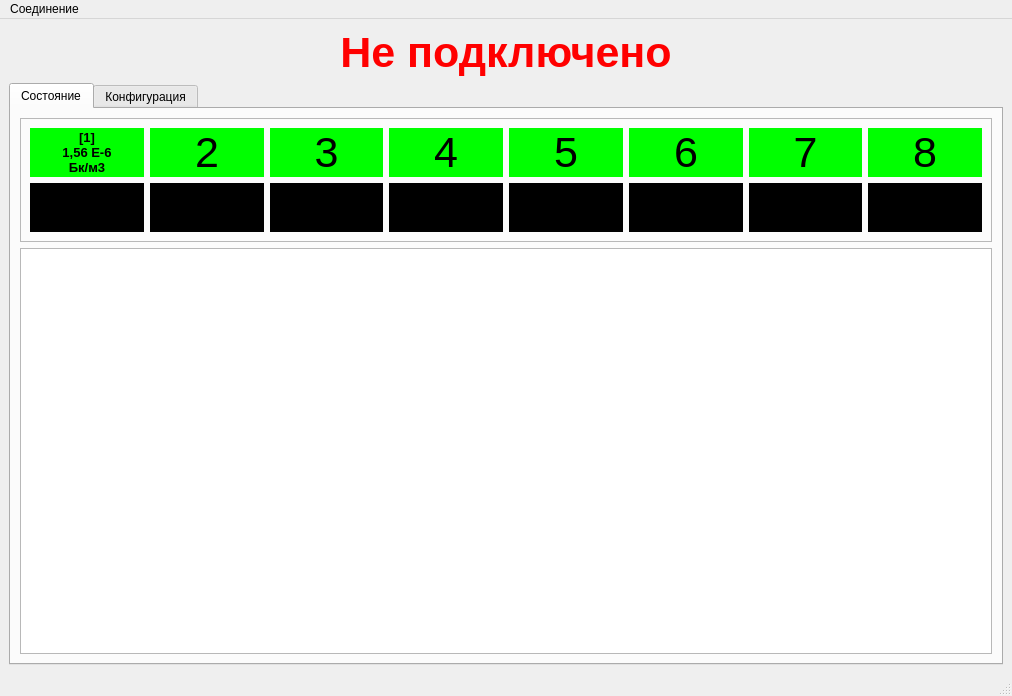
<?xml version="1.0" encoding="UTF-8"?>
<ui version="4.0">
 <class>MainWindow</class>
 <widget class="QMainWindow" name="MainWindow">
  <property name="geometry">
   <rect>
    <x>0</x>
    <y>0</y>
    <width>1012</width>
    <height>696</height>
   </rect>
  </property>
  <property name="windowTitle">
   <string>MainWindow</string>
  </property>
  <widget class="QWidget" name="centralwidget">
   <layout class="QVBoxLayout" name="verticalLayout">
    <item>
     <widget class="QLabel" name="label">
      <property name="font">
       <font>
        <pointsize>32</pointsize>
        <weight>75</weight>
        <bold>true</bold>
       </font>
      </property>
      <property name="styleSheet">
       <string notr="true">color: rgb(255, 0, 0);</string>
      </property>
      <property name="text">
       <string>Не подключено</string>
      </property>
      <property name="alignment">
       <set>Qt::AlignCenter</set>
      </property>
     </widget>
    </item>
    <item>
     <widget class="QTabWidget" name="tabWidget">
      <property name="currentIndex">
       <number>0</number>
      </property>
      <widget class="QWidget" name="tab">
       <attribute name="title">
        <string>Состояние</string>
       </attribute>
       <layout class="QVBoxLayout" name="verticalLayout_3">
        <item>
         <widget class="QFrame" name="frame">
          <property name="maximumSize">
           <size>
            <width>16777215</width>
            <height>135</height>
           </size>
          </property>
          <property name="frameShape">
           <enum>QFrame::StyledPanel</enum>
          </property>
          <property name="frameShadow">
           <enum>QFrame::Raised</enum>
          </property>
          <layout class="QVBoxLayout" name="verticalLayout_2">
           <item>
            <layout class="QHBoxLayout" name="horizontalLayout_2">
             <item>
              <widget class="QLabel" name="chan1Label">
               <property name="font">
                <font>
                 <pointsize>10</pointsize>
                 <weight>75</weight>
                 <bold>true</bold>
                </font>
               </property>
               <property name="styleSheet">
                <string notr="true">background-color: rgb(0, 255, 0);
color: rgb(0, 0, 0);</string>
               </property>
               <property name="text">
                <string>[1]&lt;br/&gt;1,56 Е-6&lt;br/&gt;Бк/м3</string>
               </property>
               <property name="alignment">
                <set>Qt::AlignCenter</set>
               </property>
              </widget>
             </item>
             <item>
              <widget class="QLabel" name="chan2Label">
               <property name="font">
                <font>
                 <pointsize>32</pointsize>
                </font>
               </property>
               <property name="styleSheet">
                <string notr="true">background-color: rgb(0, 255, 0);
color: rgb(0, 0, 0);</string>
               </property>
               <property name="text">
                <string>2</string>
               </property>
               <property name="alignment">
                <set>Qt::AlignCenter</set>
               </property>
              </widget>
             </item>
             <item>
              <widget class="QLabel" name="chan3Label">
               <property name="font">
                <font>
                 <pointsize>32</pointsize>
                </font>
               </property>
               <property name="styleSheet">
                <string notr="true">background-color: rgb(0, 255, 0);
color: rgb(0, 0, 0);</string>
               </property>
               <property name="text">
                <string>3</string>
               </property>
               <property name="alignment">
                <set>Qt::AlignCenter</set>
               </property>
              </widget>
             </item>
             <item>
              <widget class="QLabel" name="chan4Label">
               <property name="font">
                <font>
                 <pointsize>32</pointsize>
                </font>
               </property>
               <property name="styleSheet">
                <string notr="true">background-color: rgb(0, 255, 0);
color: rgb(0, 0, 0);</string>
               </property>
               <property name="text">
                <string>4</string>
               </property>
               <property name="alignment">
                <set>Qt::AlignCenter</set>
               </property>
              </widget>
             </item>
             <item>
              <widget class="QLabel" name="chan5Label">
               <property name="font">
                <font>
                 <pointsize>32</pointsize>
                </font>
               </property>
               <property name="styleSheet">
                <string notr="true">background-color: rgb(0, 255, 0);
color: rgb(0, 0, 0);</string>
               </property>
               <property name="text">
                <string>5</string>
               </property>
               <property name="alignment">
                <set>Qt::AlignCenter</set>
               </property>
              </widget>
             </item>
             <item>
              <widget class="QLabel" name="chan6Label">
               <property name="font">
                <font>
                 <pointsize>32</pointsize>
                </font>
               </property>
               <property name="styleSheet">
                <string notr="true">background-color: rgb(0, 255, 0);
color: rgb(0, 0, 0);</string>
               </property>
               <property name="text">
                <string>6</string>
               </property>
               <property name="alignment">
                <set>Qt::AlignCenter</set>
               </property>
              </widget>
             </item>
             <item>
              <widget class="QLabel" name="chan7Label">
               <property name="font">
                <font>
                 <pointsize>32</pointsize>
                </font>
               </property>
               <property name="styleSheet">
                <string notr="true">background-color: rgb(0, 255, 0);
color: rgb(0, 0, 0);</string>
               </property>
               <property name="text">
                <string>7</string>
               </property>
               <property name="alignment">
                <set>Qt::AlignCenter</set>
               </property>
              </widget>
             </item>
             <item>
              <widget class="QLabel" name="chan8Label">
               <property name="font">
                <font>
                 <pointsize>32</pointsize>
                </font>
               </property>
               <property name="styleSheet">
                <string notr="true">background-color: rgb(0, 255, 0);
color: rgb(0, 0, 0);</string>
               </property>
               <property name="text">
                <string>8</string>
               </property>
               <property name="alignment">
                <set>Qt::AlignCenter</set>
               </property>
              </widget>
             </item>
            </layout>
           </item>
           <item>
            <layout class="QHBoxLayout" name="horizontalLayout_3">
             <item>
              <widget class="QLabel" name="chan9Label">
               <property name="font">
                <font>
                 <pointsize>32</pointsize>
                </font>
               </property>
               <property name="styleSheet">
                <string notr="true">background-color: rgb(0, 0, 0);
color: rgb(0, 0, 0);</string>
               </property>
               <property name="text">
                <string>9</string>
               </property>
               <property name="alignment">
                <set>Qt::AlignCenter</set>
               </property>
              </widget>
             </item>
             <item>
              <widget class="QLabel" name="chan10Label">
               <property name="font">
                <font>
                 <pointsize>32</pointsize>
                </font>
               </property>
               <property name="styleSheet">
                <string notr="true">background-color: rgb(0, 0, 0);
color: rgb(0, 0, 0);</string>
               </property>
               <property name="text">
                <string>10</string>
               </property>
               <property name="alignment">
                <set>Qt::AlignCenter</set>
               </property>
              </widget>
             </item>
             <item>
              <widget class="QLabel" name="chan11Label">
               <property name="font">
                <font>
                 <pointsize>32</pointsize>
                </font>
               </property>
               <property name="styleSheet">
                <string notr="true">background-color: rgb(0, 0, 0);
color: rgb(0, 0, 0);</string>
               </property>
               <property name="text">
                <string>11</string>
               </property>
               <property name="alignment">
                <set>Qt::AlignCenter</set>
               </property>
              </widget>
             </item>
             <item>
              <widget class="QLabel" name="chan12Label">
               <property name="font">
                <font>
                 <pointsize>32</pointsize>
                </font>
               </property>
               <property name="styleSheet">
                <string notr="true">background-color: rgb(0, 0, 0);
color: rgb(0, 0, 0);</string>
               </property>
               <property name="text">
                <string>12</string>
               </property>
               <property name="alignment">
                <set>Qt::AlignCenter</set>
               </property>
              </widget>
             </item>
             <item>
              <widget class="QLabel" name="chan13Label">
               <property name="font">
                <font>
                 <pointsize>32</pointsize>
                </font>
               </property>
               <property name="styleSheet">
                <string notr="true">background-color: rgb(0, 0, 0);
color: rgb(0, 0, 0);</string>
               </property>
               <property name="text">
                <string>13</string>
               </property>
               <property name="alignment">
                <set>Qt::AlignCenter</set>
               </property>
              </widget>
             </item>
             <item>
              <widget class="QLabel" name="chan14Label">
               <property name="font">
                <font>
                 <pointsize>32</pointsize>
                </font>
               </property>
               <property name="styleSheet">
                <string notr="true">background-color: rgb(0, 0, 0);
color: rgb(0, 0, 0);</string>
               </property>
               <property name="text">
                <string>14</string>
               </property>
               <property name="alignment">
                <set>Qt::AlignCenter</set>
               </property>
              </widget>
             </item>
             <item>
              <widget class="QLabel" name="chan15Label">
               <property name="font">
                <font>
                 <pointsize>32</pointsize>
                </font>
               </property>
               <property name="styleSheet">
                <string notr="true">background-color: rgb(0, 0, 0);
color: rgb(0, 0, 0);</string>
               </property>
               <property name="text">
                <string>15</string>
               </property>
               <property name="alignment">
                <set>Qt::AlignCenter</set>
               </property>
              </widget>
             </item>
             <item>
              <widget class="QLabel" name="chan16Label">
               <property name="font">
                <font>
                 <pointsize>32</pointsize>
                </font>
               </property>
               <property name="styleSheet">
                <string notr="true">background-color: rgb(0, 0, 0);
color: rgb(0, 0, 0);</string>
               </property>
               <property name="text">
                <string>16</string>
               </property>
               <property name="alignment">
                <set>Qt::AlignCenter</set>
               </property>
              </widget>
             </item>
            </layout>
           </item>
          </layout>
         </widget>
        </item>
        <item>
         <widget class="QTextEdit" name="logEdit"/>
        </item>
       </layout>
      </widget>
      <widget class="QWidget" name="configTab">
       <attribute name="title">
        <string>Конфигурация</string>
       </attribute>
       <layout class="QHBoxLayout" name="horizontalLayout">
        <item>
         <widget class="QTabWidget" name="tabWidget_2">
          <property name="currentIndex">
           <number>0</number>
          </property>
          <widget class="QWidget" name="tab_2">
           <attribute name="title">
            <string>1</string>
           </attribute>
           <layout class="QHBoxLayout" name="horizontalLayout_4">
            <item>
             <widget class="ChannelConfigWidget" name="widget" native="true"/>
            </item>
           </layout>
          </widget>
          <widget class="QWidget" name="tab_3">
           <attribute name="title">
            <string>2</string>
           </attribute>
           <layout class="QHBoxLayout" name="horizontalLayout_5">
            <item>
             <widget class="ChannelConfigWidget" name="widget_2" native="true"/>
            </item>
           </layout>
          </widget>
          <widget class="QWidget" name="tab_4">
           <attribute name="title">
            <string>3</string>
           </attribute>
           <layout class="QHBoxLayout" name="horizontalLayout_6">
            <item>
             <widget class="ChannelConfigWidget" name="widget_3" native="true"/>
            </item>
           </layout>
          </widget>
          <widget class="QWidget" name="tab_5">
           <attribute name="title">
            <string>4</string>
           </attribute>
           <layout class="QHBoxLayout" name="horizontalLayout_7">
            <item>
             <widget class="ChannelConfigWidget" name="widget_4" native="true"/>
            </item>
           </layout>
          </widget>
          <widget class="QWidget" name="tab_6">
           <attribute name="title">
            <string>5</string>
           </attribute>
           <layout class="QHBoxLayout" name="horizontalLayout_8">
            <item>
             <widget class="ChannelConfigWidget" name="widget_5" native="true"/>
            </item>
           </layout>
          </widget>
          <widget class="QWidget" name="tab_7">
           <attribute name="title">
            <string>6</string>
           </attribute>
           <layout class="QHBoxLayout" name="horizontalLayout_9">
            <item>
             <widget class="ChannelConfigWidget" name="widget_6" native="true"/>
            </item>
           </layout>
          </widget>
          <widget class="QWidget" name="tab_8">
           <attribute name="title">
            <string>7</string>
           </attribute>
           <layout class="QHBoxLayout" name="horizontalLayout_10">
            <item>
             <widget class="ChannelConfigWidget" name="widget_7" native="true"/>
            </item>
           </layout>
          </widget>
          <widget class="QWidget" name="tab_9">
           <attribute name="title">
            <string>8</string>
           </attribute>
           <layout class="QHBoxLayout" name="horizontalLayout_11">
            <item>
             <widget class="ChannelConfigWidget" name="widget_8" native="true"/>
            </item>
           </layout>
          </widget>
          <widget class="QWidget" name="tab_10">
           <attribute name="title">
            <string>9</string>
           </attribute>
           <layout class="QHBoxLayout" name="horizontalLayout_12">
            <item>
             <widget class="ChannelConfigWidget" name="widget_9" native="true"/>
            </item>
           </layout>
          </widget>
          <widget class="QWidget" name="tab_11">
           <attribute name="title">
            <string>10</string>
           </attribute>
           <layout class="QHBoxLayout" name="horizontalLayout_13">
            <item>
             <widget class="ChannelConfigWidget" name="widget_10" native="true"/>
            </item>
           </layout>
          </widget>
          <widget class="QWidget" name="tab_12">
           <attribute name="title">
            <string>11</string>
           </attribute>
           <layout class="QHBoxLayout" name="horizontalLayout_16">
            <item>
             <widget class="ChannelConfigWidget" name="widget_11" native="true"/>
            </item>
           </layout>
          </widget>
          <widget class="QWidget" name="tab_13">
           <attribute name="title">
            <string>12</string>
           </attribute>
           <layout class="QHBoxLayout" name="horizontalLayout_15">
            <item>
             <widget class="ChannelConfigWidget" name="widget_12" native="true"/>
            </item>
           </layout>
          </widget>
          <widget class="QWidget" name="tab_14">
           <attribute name="title">
            <string>13</string>
           </attribute>
           <layout class="QHBoxLayout" name="horizontalLayout_14">
            <item>
             <widget class="ChannelConfigWidget" name="widget_13" native="true"/>
            </item>
           </layout>
          </widget>
          <widget class="QWidget" name="tab_15">
           <attribute name="title">
            <string>14</string>
           </attribute>
           <layout class="QHBoxLayout" name="horizontalLayout_17">
            <item>
             <widget class="ChannelConfigWidget" name="widget_14" native="true"/>
            </item>
           </layout>
          </widget>
          <widget class="QWidget" name="tab_16">
           <attribute name="title">
            <string>15</string>
           </attribute>
           <layout class="QHBoxLayout" name="horizontalLayout_18">
            <item>
             <widget class="ChannelConfigWidget" name="widget_15" native="true"/>
            </item>
           </layout>
          </widget>
          <widget class="QWidget" name="tab_17">
           <attribute name="title">
            <string>16</string>
           </attribute>
           <layout class="QHBoxLayout" name="horizontalLayout_19">
            <item>
             <widget class="ChannelConfigWidget" name="widget_16" native="true"/>
            </item>
           </layout>
          </widget>
         </widget>
        </item>
       </layout>
      </widget>
     </widget>
    </item>
   </layout>
  </widget>
  <widget class="QMenuBar" name="menubar">
   <property name="geometry">
    <rect>
     <x>0</x>
     <y>0</y>
     <width>1012</width>
     <height>21</height>
    </rect>
   </property>
   <widget class="QMenu" name="menu">
    <property name="title">
     <string>Соединение</string>
    </property>
    <addaction name="connectAction"/>
    <addaction name="disconnectAction"/>
   </widget>
   <addaction name="menu"/>
  </widget>
  <widget class="QStatusBar" name="statusbar"/>
  <action name="connectAction">
   <property name="text">
    <string>Подключиться...</string>
   </property>
  </action>
  <action name="disconnectAction">
   <property name="text">
    <string>Отключиться</string>
   </property>
  </action>
 </widget>
 <customwidgets>
  <customwidget>
   <class>ChannelConfigWidget</class>
   <extends>QWidget</extends>
   <header>channelconfigwidget.h</header>
   <container>1</container>
  </customwidget>
 </customwidgets>
 <resources/>
 <connections/>
</ui>
